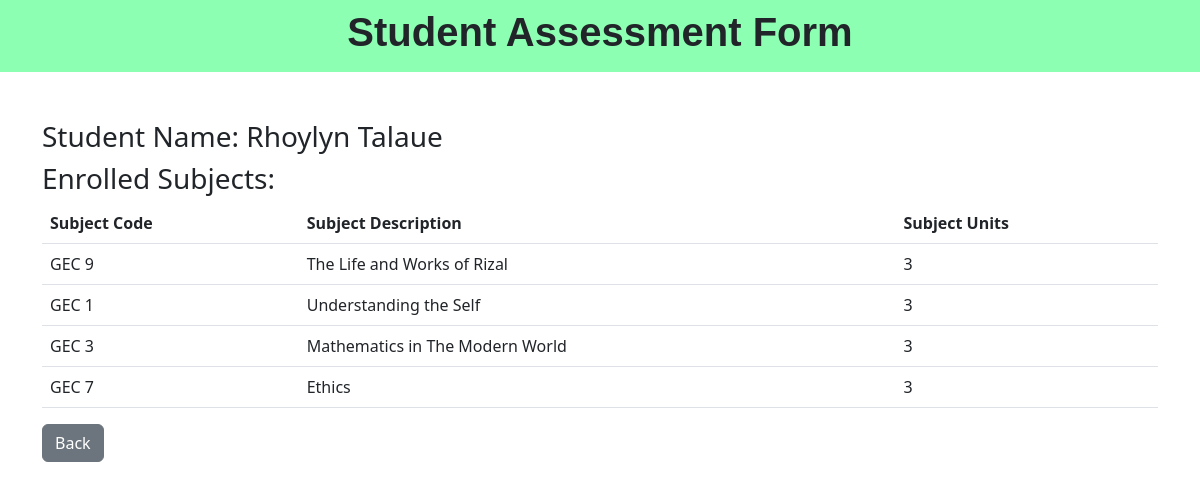
The page /report.php?student_id=1 on the database its author committed.
### tables this page shows
CREATE TABLE `subjects` (
  `id` int(11) NOT NULL,
  `subject_code` varchar(255) NOT NULL,
  `subject_description` varchar(255) NOT NULL,
  `subject_units` int(100) NOT NULL
);

### report.php (the view, shortened to what this page needs)
<?php
include('database.php');
$student_id = $_GET['student_id'];
$studentQuery = "SELECT id, CONCAT(first_name, ' ', last_name) AS full_name FROM students WHERE id = '$student_id'";
$studentResult = mysqli_query($conn, $studentQuery);
$student = mysqli_fetch_assoc($studentResult);
$subjectsQuery = "SELECT subjects.subject_code, subjects.subject_description, subjects.subject_units
                  FROM enrollments
                  JOIN subjects ON enrollments.subject_id = subjects.id
                  WHERE enrollments.student_id = '$student_id'";
$subjectsResult = mysqli_query($conn, $subjectsQuery);
?>
<!DOCTYPE html>
<html>
<head>
    <link rel="stylesheet" href="https://cdn.jsdelivr.net/npm/bootstrap@5.2.2/dist/css/bootstrap.min.css">
</head>
<body>
<nav class="navbar navbar-light justify-content-center fs-3 mb-5" style="background-color: #00ff5573;">
    <h1 style="font-family: Arial, Helvetica, sans-serif; font-weight: bold;">Student Assessment Form</h1>
</nav>
    <div class="container">
        <h3>Student Name: <?php echo htmlspecialchars($student['full_name']); ?></h3>
        <h3>Enrolled Subjects:</h3>
        <table class="table">
            <thead>
                <tr>
                    <th>Subject Code</th>
                    <th>Subject Description</th>
                    <th>Subject Units</th>
                </tr>
            </thead>
            <tbody>
                <?php while ($subject = mysqli_fetch_assoc($subjectsResult)) { ?>
                    <tr>
                        <td><?php echo htmlspecialchars($subject['subject_code']); ?></td>
                        <td><?php echo htmlspecialchars($subject['subject_description']); ?></td>
                        <td><?php echo htmlspecialchars($subject['subject_units']); ?></td>
                    </tr>
                <?php } ?>
            </tbody>
        </table>
        <a href="index.php" class="btn btn-secondary">Back</a>
    </div>
</body>
</html>

### rows shown on the page
subjects: subject_code "GEC 9", subject_description "The Life and Works of Rizal", subject_units "3"
subjects: subject_code "GEC 1", subject_description "Understanding the Self", subject_units "3"
subjects: subject_code "GEC 3", subject_description "Mathematics in The Modern World", subject_units "3"
subjects: subject_code "GEC 7", subject_description "Ethics", subject_units "3"

### other values the page prints
$student['full_name'] "Rhoylyn Talaue"
